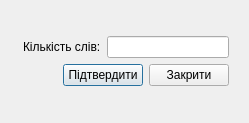
<?xml version="1.0" encoding="UTF-8"?>
<ui version="4.0">
 <class>Dictionary</class>
 <widget class="QDialog" name="Dictionary">
  <property name="windowModality">
   <enum>Qt::ApplicationModal</enum>
  </property>
  <property name="geometry">
   <rect>
    <x>0</x>
    <y>0</y>
    <width>249</width>
    <height>123</height>
   </rect>
  </property>
  <property name="sizePolicy">
   <sizepolicy hsizetype="Fixed" vsizetype="Fixed">
    <horstretch>0</horstretch>
    <verstretch>0</verstretch>
   </sizepolicy>
  </property>
  <property name="windowTitle">
   <string>Введіть кількість слів</string>
  </property>
  <property name="windowIcon">
   <iconset resource="resours.qrc">
    <normaloff>:/ico/crossword.png</normaloff>:/ico/crossword.png</iconset>
  </property>
  <property name="modal">
   <bool>true</bool>
  </property>
  <widget class="QWidget" name="horizontalLayoutWidget">
   <property name="geometry">
    <rect>
     <x>10</x>
     <y>10</y>
     <width>231</width>
     <height>101</height>
    </rect>
   </property>
   <layout class="QHBoxLayout" name="horizontalLayout_3">
    <item>
     <spacer name="horizontalSpacer_2">
      <property name="orientation">
       <enum>Qt::Horizontal</enum>
      </property>
      <property name="sizeHint" stdset="0">
       <size>
        <width>5</width>
        <height>20</height>
       </size>
      </property>
     </spacer>
    </item>
    <item>
     <layout class="QVBoxLayout" name="verticalLayout">
      <item>
       <spacer name="verticalSpacer">
        <property name="orientation">
         <enum>Qt::Vertical</enum>
        </property>
        <property name="sizeHint" stdset="0">
         <size>
          <width>20</width>
          <height>5</height>
         </size>
        </property>
       </spacer>
      </item>
      <item>
       <layout class="QHBoxLayout" name="horizontalLayout">
        <item>
         <widget class="QLabel" name="label">
          <property name="text">
           <string>Кількість слів:</string>
          </property>
         </widget>
        </item>
        <item>
         <widget class="QLineEdit" name="lineEdit">
          <property name="inputMethodHints">
           <set>Qt::ImhDigitsOnly|Qt::ImhPreferUppercase</set>
          </property>
         </widget>
        </item>
       </layout>
      </item>
      <item>
       <layout class="QHBoxLayout" name="horizontalLayout_2">
        <item>
         <spacer name="horizontalSpacer">
          <property name="orientation">
           <enum>Qt::Horizontal</enum>
          </property>
          <property name="sizeHint" stdset="0">
           <size>
            <width>40</width>
            <height>20</height>
           </size>
          </property>
         </spacer>
        </item>
        <item>
         <widget class="QPushButton" name="pushButton_2">
          <property name="text">
           <string>Підтвердити</string>
          </property>
         </widget>
        </item>
        <item>
         <widget class="QPushButton" name="pushButton">
          <property name="text">
           <string>Закрити</string>
          </property>
         </widget>
        </item>
       </layout>
      </item>
      <item>
       <spacer name="verticalSpacer_2">
        <property name="orientation">
         <enum>Qt::Vertical</enum>
        </property>
        <property name="sizeHint" stdset="0">
         <size>
          <width>20</width>
          <height>5</height>
         </size>
        </property>
       </spacer>
      </item>
     </layout>
    </item>
    <item>
     <spacer name="horizontalSpacer_3">
      <property name="orientation">
       <enum>Qt::Horizontal</enum>
      </property>
      <property name="sizeHint" stdset="0">
       <size>
        <width>5</width>
        <height>20</height>
       </size>
      </property>
     </spacer>
    </item>
   </layout>
  </widget>
 </widget>
 <resources>
  <include location="resours.qrc"/>
 </resources>
 <connections/>
</ui>
